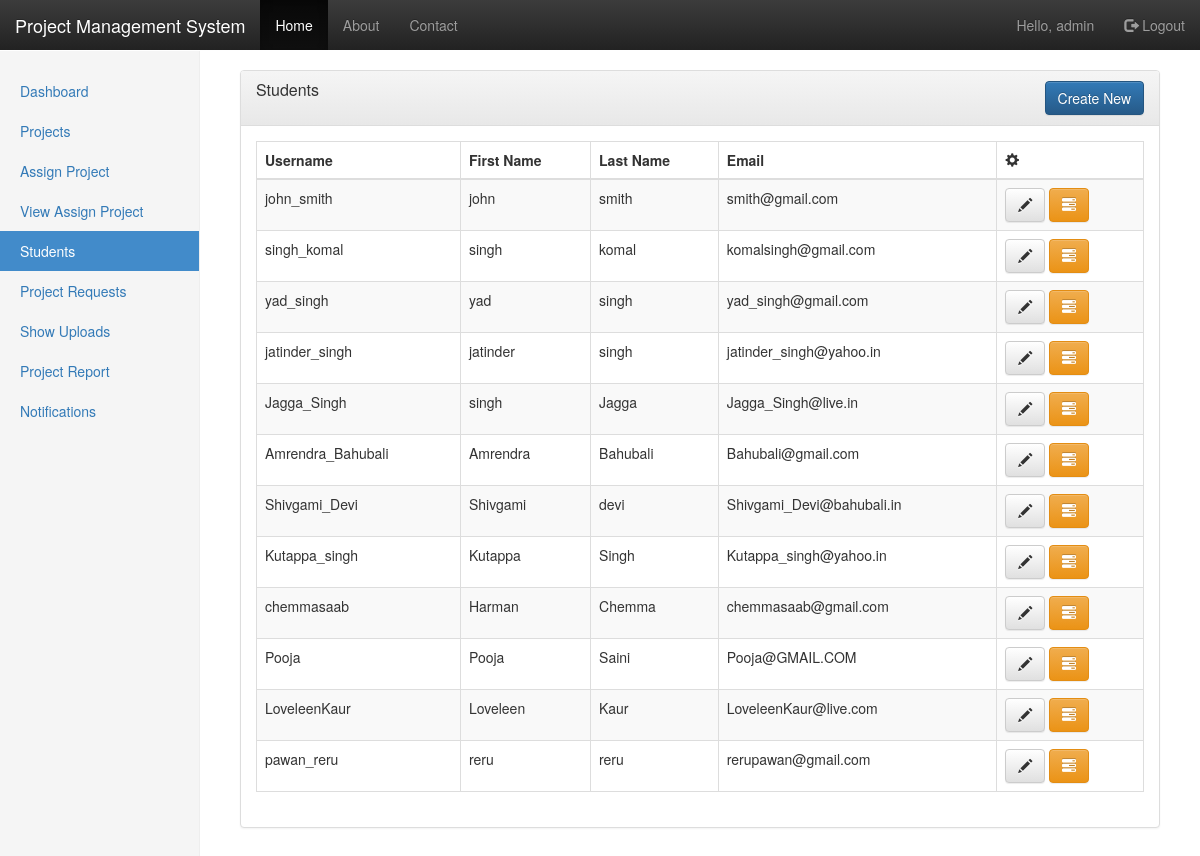
The app's page /adminUsers.php (signed in), older data.
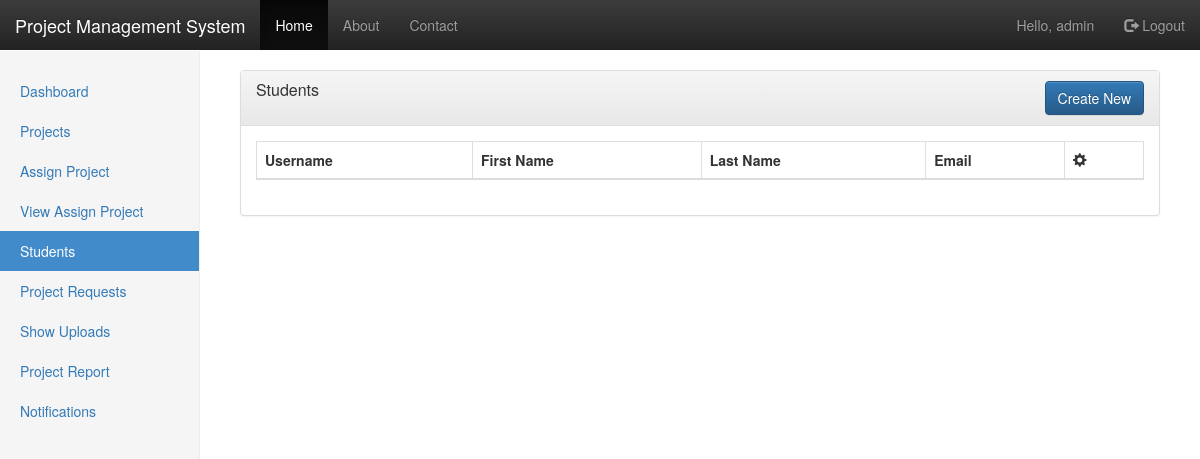
The same page, newer data.
### tables this page shows
CREATE TABLE users (
  id int NOT NULL PRIMARY KEY AUTO_INCREMENT,
  username varchar(25) NOT NULL,
  first_name varchar(25) DEFAULT NULL,
  last_name varchar(25) DEFAULT NULL,
  email varchar(50) NOT NULL,
  password varchar(25) NOT NULL,
  role_id int NOT NULL,
  FOREIGN KEY (role_id)
      REFERENCES roles(id)
      ON UPDATE CASCADE ON DELETE RESTRICT
);

### includes/functions.php (called while the page is built, shortened)
<?php
function find_all_students() {
    global $connection;
    $query = "SELECT * ";
    $query .= "FROM users ";
    $query .= "WHERE role_id=2";
    $user_set = mysqli_query($connection, $query);
    return $user_set;
}
?>

### adminUsers.php (the view, shortened to what this page needs)
<?php
$this_page = 'Students';
require_once ("includes/dbConnect.php");
require_once ("includes/functions.php");
$user_set = find_all_students();
?>
<!DOCTYPE html>
<html lang="en">
    <?php require_once ("includes/layout/head.php"); ?>
    <body>
        <?php require_once ("includes/layout/nav.php"); ?>
        <div class="container-fluid">
            <div class="row">
                <div class="col-md-2 sidebar">
                    <?php require_once ("includes/layout/sidebar.php"); ?>
                </div>
                <div class="col-md-10 col-md-offset-2 main">
                    <div class="panel panel-default">
                        <div class="panel-heading">
                            <div class="row">
                                <div class="col-md-6">
                                    <h3 class="panel-title"><?php echo $this_page ?></h3>
                                </div>
                                <div class="col-md-6 text-right">
                                    <a href="createUser.php" class="btn btn-primary">Create New</a>
                                </div>
                            </div>
                        </div>
                        <div class="panel-body">
                            <table
                                class="table table-striped table-bordered">
                                <thead>
                                    <tr>
                                        <th>Username</th>
                                        <th>First Name</th>
                                        <th>Last Name</th>
                                        <th>Email</th>
                                        <th align="center"><i class="glyphicon glyphicon-cog"></i></th>
                                    </tr>
                                </thead>
                                <?php while ($user = mysqli_fetch_assoc($user_set)) { ?>
                                    <tr>
                                        <td><?php echo $user['username'] ?></td>
                                        <td><?php echo $user['first_name'] ?></td>
                                        <td><?php echo $user['last_name'] ?></td>
                                        <td><?php echo $user['email'] ?></td>
                                        <td>
                                            <a href="editUser.php?userId=<?php echo urlencode($user["id"]) ?>" class="btn btn-default" data-toggle="tooltip" title="Edit">
                                                <i class="glyphicon glyphicon-pencil"></i>
                                            </a>
                                            <a href="assignProject.php?userId=<?php echo urlencode($user["id"]) ?>" class="btn btn-warning" data-toggle="tooltip" title="Assign">
                                                <i class="glyphicon glyphicon-tasks"></i>
                                            </a>
                                        </td>
                                    </tr>
                                <?php } ?>
                            </table>
                        </div>
                    </div>
                </div>
            </div>
        </div>
    </body>
</html>

### includes/layout/head.php (shortened to what this page needs)
<head>
<link href="css/bootstrap.min.css" rel="stylesheet">
<link href="css/bootstrap-theme.min.css" rel="stylesheet">
<link href="css/styles.css" rel="stylesheet">
</head>

### includes/layout/nav.php (shortened to what this page needs)
<nav class="navbar navbar-inverse navbar-fixed-top">
    <div class="container-fluid">
        <div class="navbar-header">
            <a class="navbar-brand" href="#">Project Management System</a>
        </div>
        <div id="navbar" class="navbar-collapse collapse">
            <ul class="nav navbar-nav">
                <li class="active"><a href="#">Home</a></li>
                <li><a href="#about">About</a></li>
                <li><a href="#contact">Contact</a></li>
            </ul>
            <ul class="nav navbar-nav navbar-right">
                <li><a href="userDetails.php">Hello, <?php echo $_SESSION["username"]; ?></a></li>
                <li><a href="logout.php"><i class="glyphicon glyphicon-log-out"></i> Logout</a></li>
            </ul>
        </div>
    </div>
</nav>

### includes/layout/sidebar.php (shortened to what this page needs)
<?php
function active($current_page) {
    global $this_page;
    if (isset($this_page) && $this_page == $current_page) {
        echo 'class="active"';
    }
}
?>
<?php if ($_SESSION ['role_id'] == 1) { ?>
    <ul class="nav nav-sidebar">
        <li <?php active('Dashboard') ?>><a href="admin.php">Dashboard</a></li>
        <li <?php active('Projects') ?>><a href="adminProjects.php">Projects</a></li>
        <li <?php active('Assign Project') ?>><a href="assignProject.php">Assign Project</a></li>
        <li <?php active('Assigned Projects') ?>><a href="assignProjects.php">View Assign Project</a></li>
        <li <?php active('Students') ?>><a href="adminUsers.php">Students</a></li>
        <li <?php active('Project Requests') ?>><a href="adminProjectRequests.php">Project Requests</a></li>
        <li <?php active('Show Uploads') ?>><a href="showUploads.php">Show Uploads</a></li>
        <li <?php active('Project Report') ?>><a href="report.php">Project Report</a></li>
        <li <?php active('Notifications') ?>><a href="notifications.php">Notifications</a></li>
    </ul>
<?php } ?>

### css/styles.css (style rules this page uses)
body { padding-top: 50px; }
.navbar-fixed-top { border: 0; }
.sidebar { display: none; }
@media (min-width: 768px) { .sidebar { position: fixed; top: 51px; bottom: 0; left: 0; z-index: 1000; display: block; padding: 20px; overflow-x: hidden; overflow-y: auto; background-color: #f5f5f5; border-right: 1px solid #eee; } }
.nav-sidebar { margin-right: -21px; margin-bottom: 20px; margin-left: -20px; }
.nav-sidebar > li > a { padding-right: 20px; padding-left: 20px; }
.nav-sidebar > .active > a, .nav-sidebar > .active > a:hover, .nav-sidebar > .active > a:focus { color: #fff; background-color: #428bca; }
.main { padding: 20px; }
@media (min-width: 768px) { .main { padding-right: 40px; padding-left: 40px; } }

Row changes from the older to the newer data that the page shows:
removed users: username "john_smith", first_name "john", last_name "smith", email "smith@gmail.com"
removed users: username "singh_komal", first_name "singh", last_name "komal", email "komalsingh@gmail.com"
removed users: username "yad_singh", first_name "yad", last_name "singh", email "yad_singh@gmail.com"
removed users: username "jatinder_singh", first_name "jatinder", last_name "singh", email "jatinder_singh@yahoo.in"
removed users: username "Jagga_Singh", first_name "singh", last_name "Jagga", email "Jagga_Singh@live.in"
removed users: username "Amrendra_Bahubali", first_name "Amrendra", last_name "Bahubali", email "Bahubali@gmail.com"
removed users: username "Shivgami_Devi", first_name "Shivgami", last_name "devi", email "Shivgami_Devi@bahubali.in"
removed users: username "Kutappa_singh", first_name "Kutappa", last_name "Singh", email "Kutappa_singh@yahoo.in"
removed users: username "chemmasaab", first_name "Harman", last_name "Chemma", email "chemmasaab@gmail.com"
removed users: username "Pooja", first_name "Pooja", last_name "Saini", email "Pooja@GMAIL.COM"
removed users: username "LoveleenKaur", first_name "Loveleen", last_name "Kaur", email "LoveleenKaur@live.com"
removed users: username "pawan_reru", first_name "reru", last_name "reru", email "rerupawan@gmail.com"
